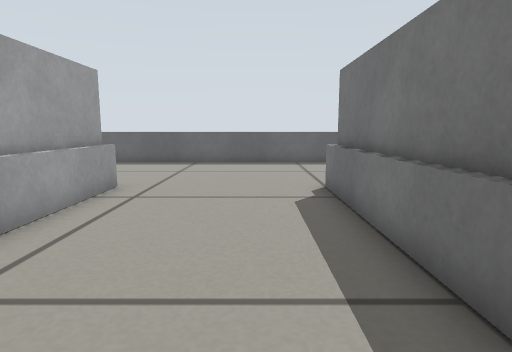
[1] (above)

18 first-person views from a walk through a Gazebo world. The camera is 0.33 m above the floor, tilts 8° down and sees 75° across. The floor is counted in squares, 0.2 m on a side. Each view is taken from the middle of a square. On the plan, view 1 faces up. The plan holds only what a view shows up to about 16 squares ahead; the rest is blank.

[2]
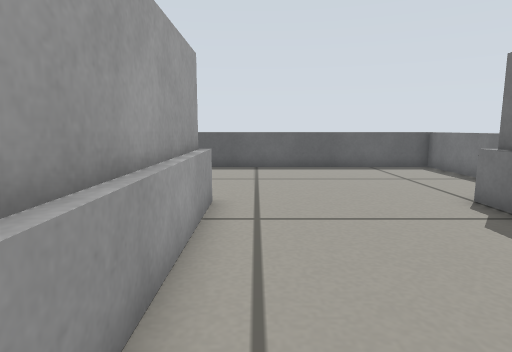

[3]
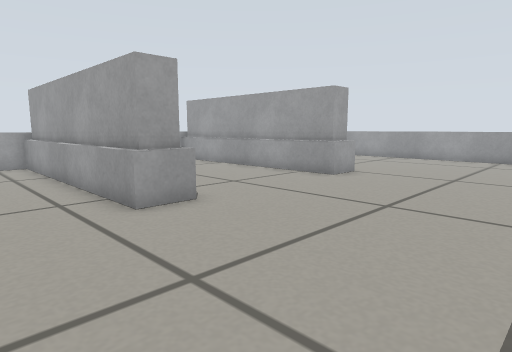

[4]
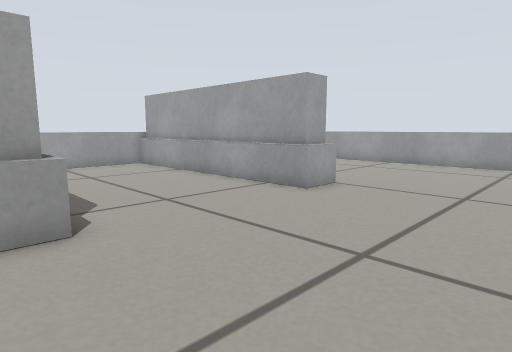

[5]
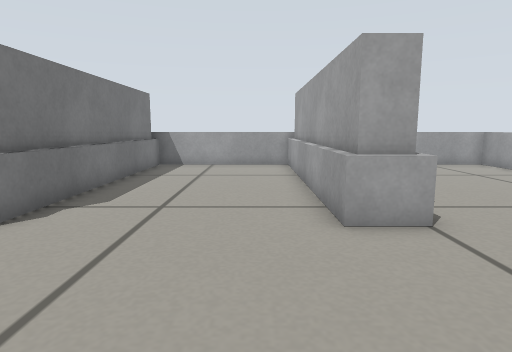

[6]
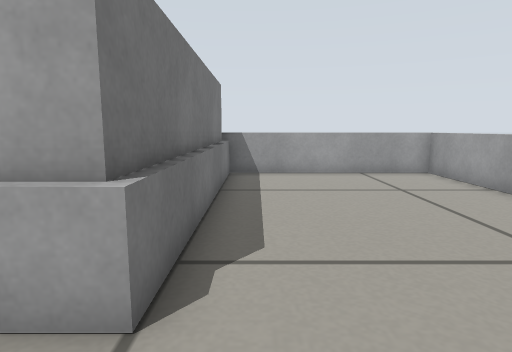

[7]
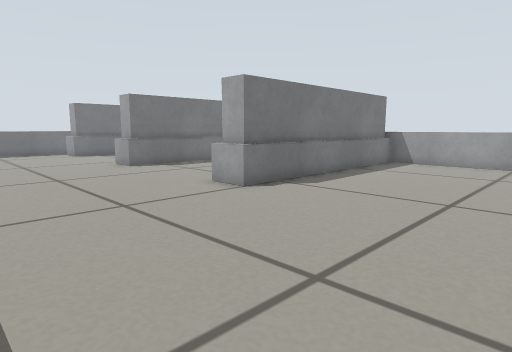

[8]
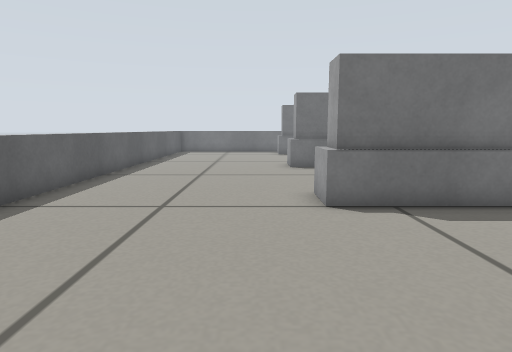

[9]
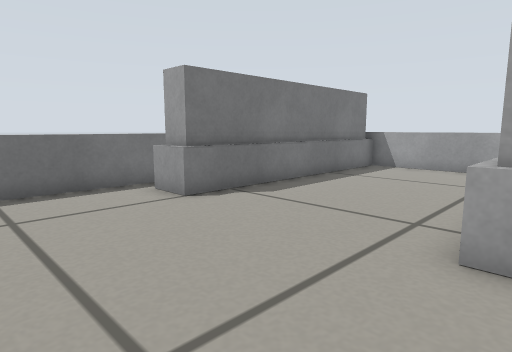

[10]
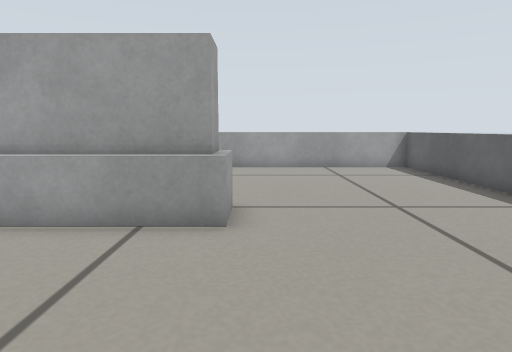

[11]
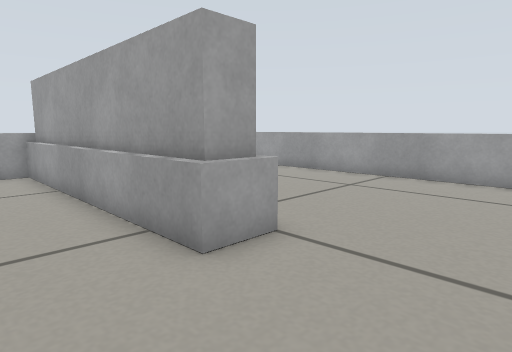

[12]
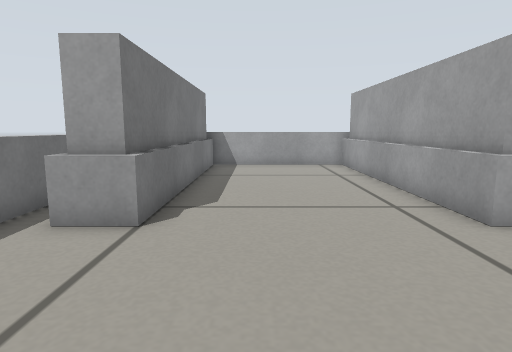

[13]
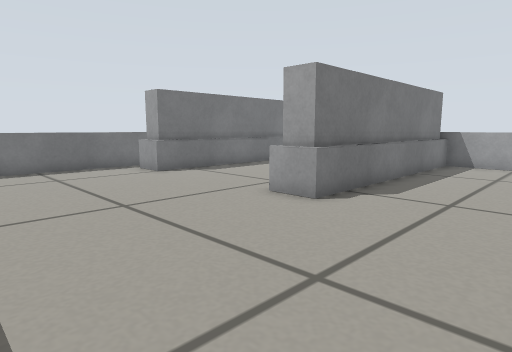

[14]
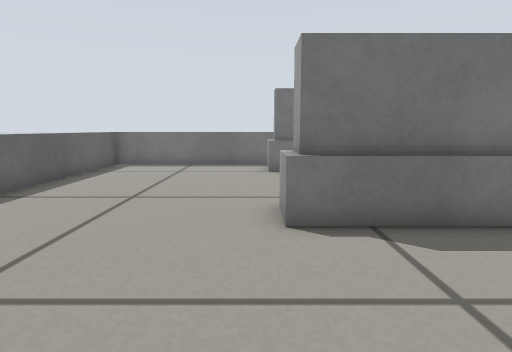

[15]
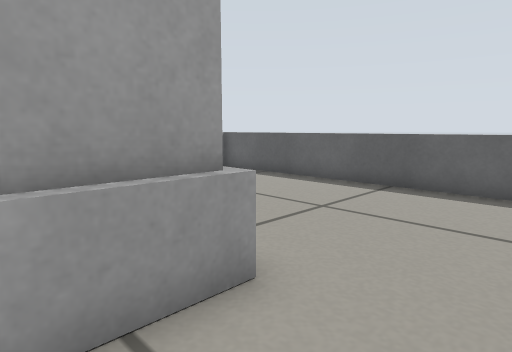

[16]
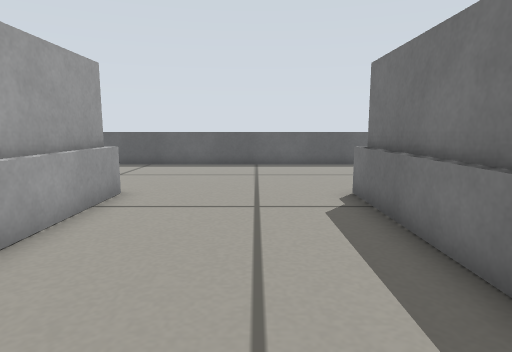

[17]
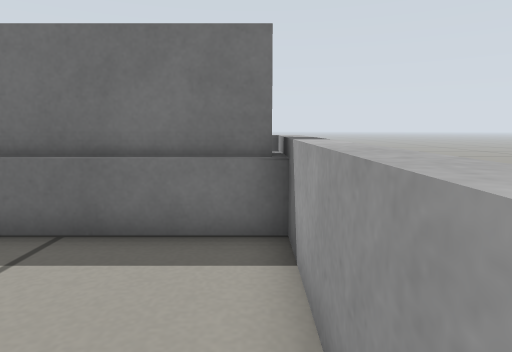

[18]
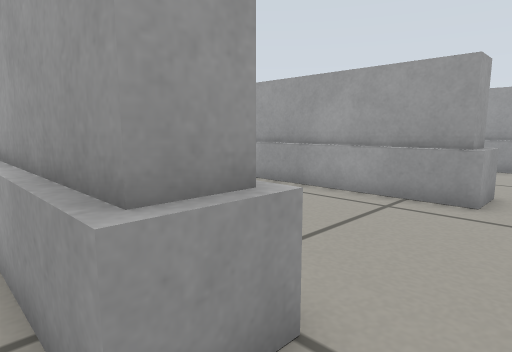

### Floor plan
Points are (right, up) in squares from view 1. A wall is a line through its corners. A room is listed if a view was taken in it or the views show most of it. See-through windows are left out.
Room 1 (views 1, 2, 3, 4, 5, 6, 7, 8, 9, 10, 11, 12, 13, 14, 15, 16, 17, 18)
walls: (-5.5, 9.3) (-4.3, 9.3) (-4.3, -0.2); (-13, 9.3) (-11.8, 9.3) (-11.8, -0.2); (-12.8, 0.1) (-12.8, 9.3); (-5.3, -0.2) (-5.3, 9.3); (2, 9.3) (3.2, 9.3) (3.2, 5.2); (2.2, -0.4) (2.2, 9.3)
low walls: (-5.6, 9.5) (-4, 9.5) (-4, -0.5); (-13.1, 9.5) (-11.5, 9.5) (-11.5, -0.5); (-11.9, -0.5) (-5.1, -0.5); (-5.5, -0.5) (-5.5, 9.3); (-13, -0.5) (-13, 9.3); (-4.4, -0.5) (2.8, -0.5); (1.9, 9.5) (3.5, 9.5) (3.5, 6.4); (4.5, 7) (4.5, 16.5) (-20.5, 16.5) (-20.5, -0.5) (-12.8, -0.5); (2, -0.6) (2, 9.3); (3.4, -0.5) (4.2, -0.5)

Positions as (right, up) in squares from view 1, and headings:
1: (0, 0), facing up
2: (-3, 2), facing up
3: (-1, 16), facing down-left
4: (-4, 15), facing down-left
5: (-10, 15), facing down
6: (-14, 12), facing down
7: (-20, 16), facing down-right
8: (-20, 11), facing right
9: (-5, 14), facing down-right
10: (-6, 10), facing left
11: (-9, 13), facing down-left
12: (0, 15), facing down
13: (-10, 16), facing down-right
14: (-11, 10), facing right
15: (-9, 7), facing up-left
16: (-8, 1), facing up
17: (-3, 0), facing right
18: (4, 11), facing down-left
